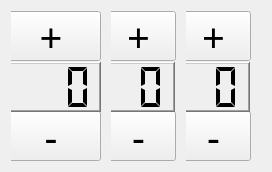
     <widget class="QWidget" name="gridLayoutWidget">
      <property name="geometry">
       <rect>
        <x>282</x>
        <y>90</y>
        <width>271</width>
        <height>161</height>
       </rect>
      </property>
      <layout class="QGridLayout" name="gridLayout">
       <property name="spacing">
        <number>0</number>
       </property>
       <item row="0" column="1">
        <widget class="QWidget" name="lonMin" native="true">
         <property name="minimumSize">
          <size>
           <width>75</width>
           <height>150</height>
          </size>
         </property>
         <property name="maximumSize">
          <size>
           <width>75</width>
           <height>150</height>
          </size>
         </property>
         <widget class="QPushButton" name="plusLonMin">
          <property name="geometry">
           <rect>
            <x>-10</x>
            <y>0</y>
            <width>75</width>
            <height>50</height>
           </rect>
          </property>
          <property name="sizePolicy">
           <sizepolicy hsizetype="Minimum" vsizetype="Fixed">
            <horstretch>75</horstretch>
            <verstretch>50</verstretch>
           </sizepolicy>
          </property>
          <property name="minimumSize">
           <size>
            <width>75</width>
            <height>50</height>
           </size>
          </property>
          <property name="maximumSize">
           <size>
            <width>75</width>
            <height>50</height>
           </size>
          </property>
          <property name="font">
           <font>
            <family>Trebuchet MS</family>
            <pointsize>30</pointsize>
           </font>
          </property>
          <property name="text">
           <string>+</string>
          </property>
          <property name="autoRepeat">
           <bool>true</bool>
          </property>
         </widget>
         <widget class="QPushButton" name="minusLonMin">
          <property name="geometry">
           <rect>
            <x>-10</x>
            <y>100</y>
            <width>75</width>
            <height>50</height>
           </rect>
          </property>
          <property name="sizePolicy">
           <sizepolicy hsizetype="Minimum" vsizetype="Fixed">
            <horstretch>75</horstretch>
            <verstretch>50</verstretch>
           </sizepolicy>
          </property>
          <property name="minimumSize">
           <size>
            <width>75</width>
            <height>50</height>
           </size>
          </property>
          <property name="maximumSize">
           <size>
            <width>75</width>
            <height>50</height>
           </size>
          </property>
          <property name="font">
           <font>
            <family>Trebuchet MS</family>
            <pointsize>30</pointsize>
           </font>
          </property>
          <property name="text">
           <string>-</string>
          </property>
          <property name="autoRepeat">
           <bool>true</bool>
          </property>
         </widget>
         <widget class="QLCDNumber" name="minLon">
          <property name="geometry">
           <rect>
            <x>-8</x>
            <y>51</y>
            <width>72</width>
            <height>50</height>
           </rect>
          </property>
          <property name="minimumSize">
           <size>
            <width>72</width>
            <height>0</height>
           </size>
          </property>
          <property name="maximumSize">
           <size>
            <width>51</width>
            <height>16777215</height>
           </size>
          </property>
          <property name="font">
           <font>
            <family>Trebuchet MS</family>
            <pointsize>20</pointsize>
           </font>
          </property>
          <property name="autoFillBackground">
           <bool>true</bool>
          </property>
          <property name="frameShape">
           <enum>QFrame::WinPanel</enum>
          </property>
          <property name="frameShadow">
           <enum>QFrame::Raised</enum>
          </property>
          <property name="lineWidth">
           <number>2</number>
          </property>
          <property name="midLineWidth">
           <number>2</number>
          </property>
          <property name="smallDecimalPoint">
           <bool>true</bool>
          </property>
          <property name="numDigits">
           <number>2</number>
          </property>
          <property name="segmentStyle">
           <enum>QLCDNumber::Flat</enum>
          </property>
          <property name="value" stdset="0">
           <double>0.000000000000000</double>
          </property>
          <property name="intValue" stdset="0">
           <number>0</number>
          </property>
         </widget>
        </widget>
       </item>
       <item row="1" column="0">
        <spacer name="verticalSpacer">
         <property name="orientation">
          <enum>Qt::Vertical</enum>
         </property>
         <property name="sizeHint" stdset="0">
          <size>
           <width>20</width>
           <height>40</height>
          </size>
         </property>
        </spacer>
       </item>
       <item row="0" column="0">
        <widget class="QWidget" name="lonDegr" native="true">
         <property name="minimumSize">
          <size>
           <width>100</width>
           <height>150</height>
          </size>
         </property>
         <property name="maximumSize">
          <size>
           <width>100</width>
           <height>150</height>
          </size>
         </property>
         <widget class="QPushButton" name="plusLonDegr">
          <property name="geometry">
           <rect>
            <x>-10</x>
            <y>0</y>
            <width>100</width>
            <height>50</height>
           </rect>
          </property>
          <property name="minimumSize">
           <size>
            <width>100</width>
            <height>50</height>
           </size>
          </property>
          <property name="maximumSize">
           <size>
            <width>100</width>
            <height>50</height>
           </size>
          </property>
          <property name="font">
           <font>
            <family>Trebuchet MS</family>
            <pointsize>30</pointsize>
           </font>
          </property>
          <property name="text">
           <string>+</string>
          </property>
          <property name="autoRepeat">
           <bool>true</bool>
          </property>
         </widget>
         <widget class="QPushButton" name="minusLonDegr">
          <property name="geometry">
           <rect>
            <x>-10</x>
            <y>100</y>
            <width>100</width>
            <height>50</height>
           </rect>
          </property>
          <property name="minimumSize">
           <size>
            <width>100</width>
            <height>50</height>
           </size>
          </property>
          <property name="maximumSize">
           <size>
            <width>100</width>
            <height>50</height>
           </size>
          </property>
          <property name="font">
           <font>
            <family>Trebuchet MS</family>
            <pointsize>30</pointsize>
           </font>
          </property>
          <property name="text">
           <string>-</string>
          </property>
          <property name="autoRepeat">
           <bool>true</bool>
          </property>
         </widget>
         <widget class="QLCDNumber" name="degrLon">
          <property name="geometry">
           <rect>
            <x>-8</x>
            <y>51</y>
            <width>98</width>
            <height>50</height>
           </rect>
          </property>
          <property name="minimumSize">
           <size>
            <width>98</width>
            <height>50</height>
           </size>
          </property>
          <property name="maximumSize">
           <size>
            <width>98</width>
            <height>50</height>
           </size>
          </property>
          <property name="font">
           <font>
            <family>Trebuchet MS</family>
            <pointsize>20</pointsize>
           </font>
          </property>
          <property name="autoFillBackground">
           <bool>true</bool>
          </property>
          <property name="frameShape">
           <enum>QFrame::WinPanel</enum>
          </property>
          <property name="frameShadow">
           <enum>QFrame::Raised</enum>
          </property>
          <property name="lineWidth">
           <number>3</number>
          </property>
          <property name="midLineWidth">
           <number>3</number>
          </property>
          <property name="smallDecimalPoint">
           <bool>true</bool>
          </property>
          <property name="numDigits">
           <number>3</number>
          </property>
          <property name="segmentStyle">
           <enum>QLCDNumber::Flat</enum>
          </property>
          <property name="value" stdset="0">
           <double>0.000000000000000</double>
          </property>
          <property name="intValue" stdset="0">
           <number>0</number>
          </property>
         </widget>
        </widget>
       </item>
       <item row="0" column="2">
        <widget class="QWidget" name="lonSec" native="true">
         <property name="minimumSize">
          <size>
           <width>75</width>
           <height>150</height>
          </size>
         </property>
         <property name="maximumSize">
          <size>
           <width>75</width>
           <height>150</height>
          </size>
         </property>
         <widget class="QPushButton" name="plusLonSec">
          <property name="geometry">
           <rect>
            <x>-10</x>
            <y>0</y>
            <width>75</width>
            <height>50</height>
           </rect>
          </property>
          <property name="sizePolicy">
           <sizepolicy hsizetype="Minimum" vsizetype="Fixed">
            <horstretch>75</horstretch>
            <verstretch>50</verstretch>
           </sizepolicy>
          </property>
          <property name="minimumSize">
           <size>
            <width>75</width>
            <height>50</height>
           </size>
          </property>
          <property name="maximumSize">
           <size>
            <width>75</width>
            <height>50</height>
           </size>
          </property>
          <property name="font">
           <font>
            <family>Trebuchet MS</family>
            <pointsize>30</pointsize>
           </font>
          </property>
          <property name="text">
           <string>+</string>
          </property>
          <property name="autoRepeat">
           <bool>true</bool>
          </property>
         </widget>
         <widget class="QPushButton" name="minusLonSec">
          <property name="geometry">
           <rect>
            <x>-10</x>
            <y>100</y>
            <width>75</width>
            <height>50</height>
           </rect>
          </property>
          <property name="sizePolicy">
           <sizepolicy hsizetype="Minimum" vsizetype="Fixed">
            <horstretch>75</horstretch>
            <verstretch>50</verstretch>
           </sizepolicy>
          </property>
          <property name="minimumSize">
           <size>
            <width>75</width>
            <height>50</height>
           </size>
          </property>
          <property name="maximumSize">
           <size>
            <width>75</width>
            <height>50</height>
           </size>
          </property>
          <property name="font">
           <font>
            <family>Trebuchet MS</family>
            <pointsize>30</pointsize>
           </font>
          </property>
          <property name="text">
           <string>-</string>
          </property>
          <property name="autoRepeat">
           <bool>true</bool>
          </property>
         </widget>
         <widget class="QLCDNumber" name="secLon">
          <property name="geometry">
           <rect>
            <x>-8</x>
            <y>51</y>
            <width>72</width>
            <height>50</height>
           </rect>
          </property>
          <property name="minimumSize">
           <size>
            <width>72</width>
            <height>0</height>
           </size>
          </property>
          <property name="maximumSize">
           <size>
            <width>51</width>
            <height>16777215</height>
           </size>
          </property>
          <property name="font">
           <font>
            <family>Trebuchet MS</family>
            <pointsize>20</pointsize>
           </font>
          </property>
          <property name="autoFillBackground">
           <bool>true</bool>
          </property>
          <property name="frameShape">
           <enum>QFrame::WinPanel</enum>
          </property>
          <property name="frameShadow">
           <enum>QFrame::Raised</enum>
          </property>
          <property name="lineWidth">
           <number>2</number>
          </property>
          <property name="midLineWidth">
           <number>2</number>
          </property>
          <property name="smallDecimalPoint">
           <bool>true</bool>
          </property>
          <property name="numDigits">
           <number>2</number>
          </property>
          <property name="segmentStyle">
           <enum>QLCDNumber::Flat</enum>
          </property>
          <property name="value" stdset="0">
           <double>0.000000000000000</double>
          </property>
          <property name="intValue" stdset="0">
           <number>0</number>
          </property>
         </widget>
        </widget>
       </item>
       <item row="1" column="1">
        <spacer name="verticalSpacer_2">
         <property name="orientation">
          <enum>Qt::Vertical</enum>
         </property>
         <property name="sizeHint" stdset="0">
          <size>
           <width>20</width>
           <height>40</height>
          </size>
         </property>
        </spacer>
       </item>
       <item row="1" column="2">
        <spacer name="verticalSpacer_3">
         <property name="orientation">
          <enum>Qt::Vertical</enum>
         </property>
         <property name="sizeHint" stdset="0">
          <size>
           <width>20</width>
           <height>40</height>
          </size>
         </property>
        </spacer>
       </item>
       <item row="0" column="4">
        <spacer name="horizontalSpacer">
         <property name="orientation">
          <enum>Qt::Horizontal</enum>
         </property>
         <property name="sizeHint" stdset="0">
          <size>
           <width>40</width>
           <height>20</height>
          </size>
         </property>
        </spacer>
       </item>
      </layout>
     </widget>
